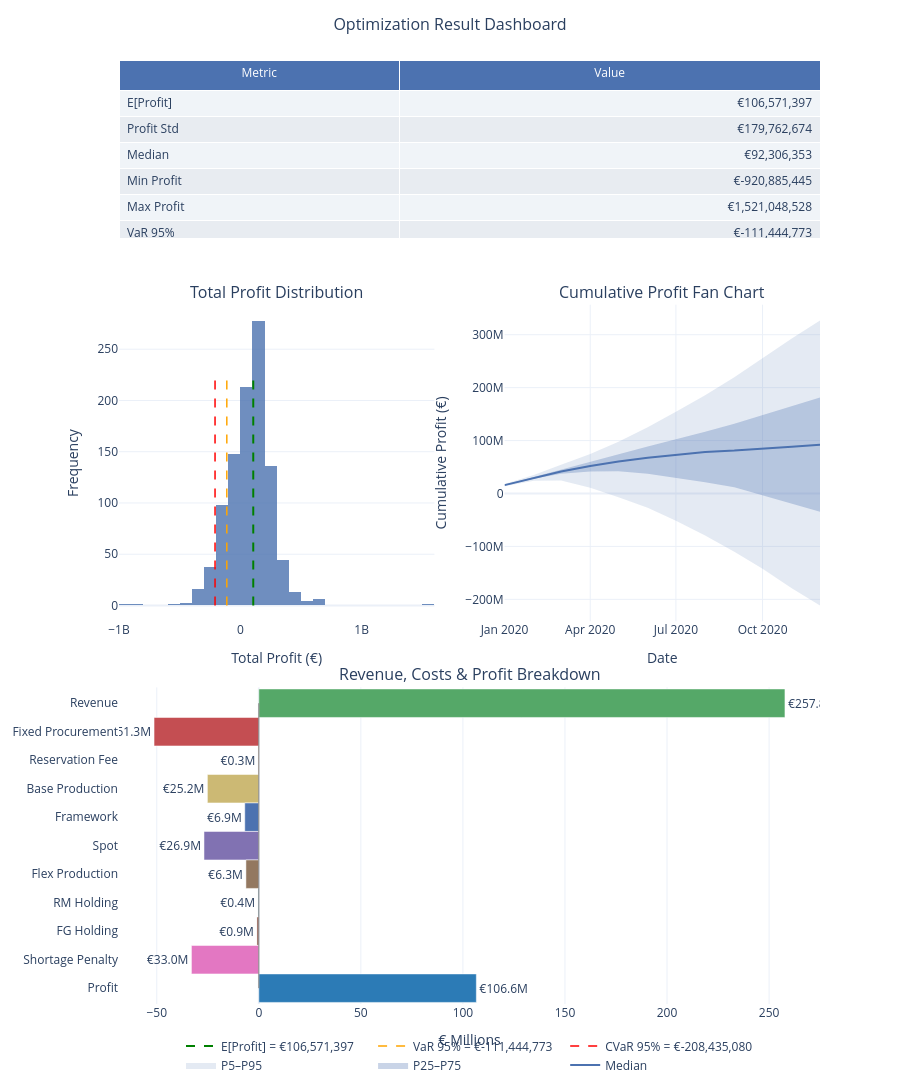
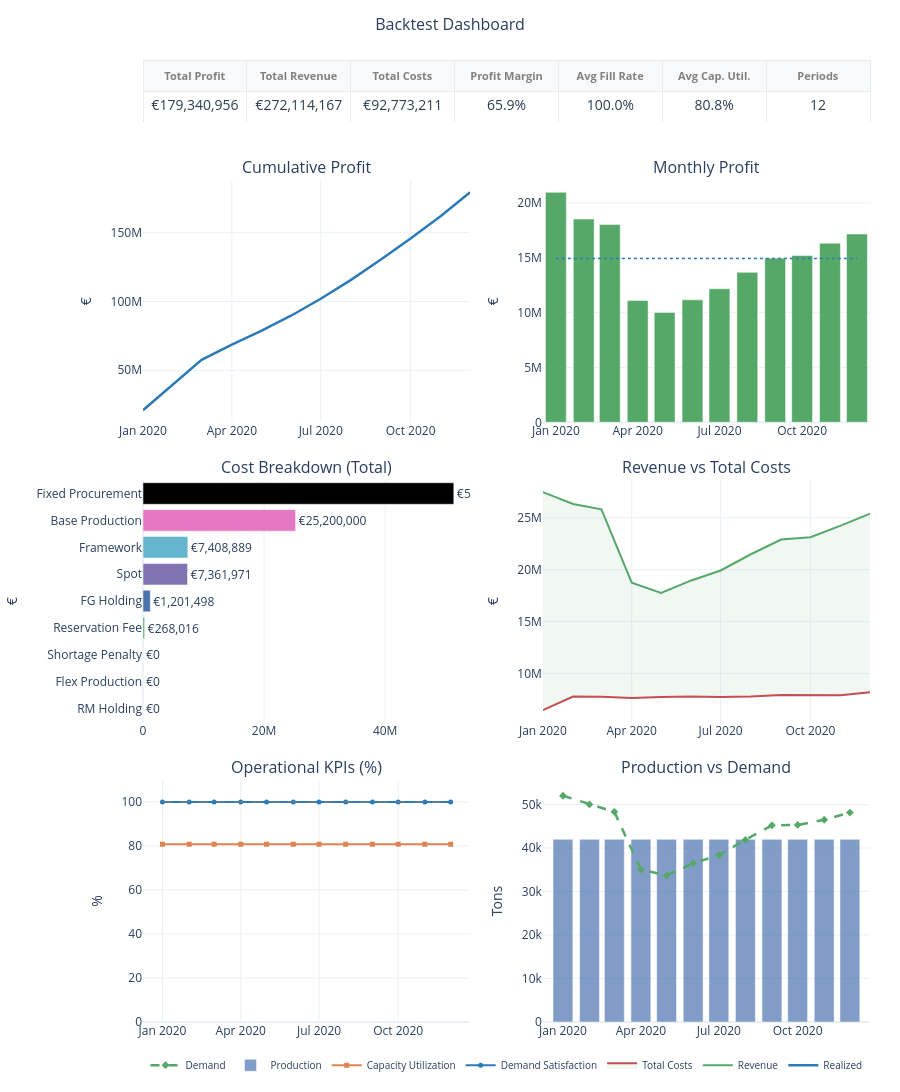

These figures' notebook cell, in order:
### Markdown cell above
## 5. Safety Stock Model (Benchmark)

### Code cell
from optimization import SafetyStockModel, SafetyStockParams

ss_model = SafetyStockModel()

# Traditional planning policy
policy = SafetyStockParams(
    service_level=0.95,        # 95% target fill rate
    fixed_pct=0.60,            # 60% via fixed contracts
    framework_pct=0.25,        # 25% via framework options
    production_smoothing=True, # Level-load production
)

ss_result = ss_model.run(
    scenarios=reduced.scenarios,
    prob=reduced.probabilities,
    variable_mapping={'C': 'c_spot', 'P': 'p_sell'},
    params=ModelParameters(),
    policy=policy,
)

ss_result.plot()


ss_bt = ss_model.backtest(
    decisions=ss_result,
    actual_data=future_data,
    params=ModelParameters(),
    policy=policy,
)

ss_bt.plot()

### Figure 1 — Plotly figure (JSON) as saved in the notebook; plotly's stock layout.template omitted (floating-point values rounded to 4 significant figures; data arrays with more than 128 entries replaced by an {"elided": "..."} marker saying what was removed)
{"data": [{"cells": {"align": ["left", "right"], "fill": {"color": [["#f0f4f8", "#e8ecf1", "#f0f4f8", "#e8ecf1", "#f0f4f8", "#e8ecf1", "#f0f4f8", "#e8ecf1", "#f0f4f8", "#e8ecf1", "#f0f4f8", "#e8ecf1"]]}, "font": {"size": 12}, "height": 26, "values": [["E[Profit]", "Profit Std", "Median", "Min Profit", "Max Profit", "VaR 95%", "CVaR 95%", "VaR 99%", "CVaR 99%", "Sharpe"], ["€106,571,397", "€179,762,674", "€92,306,353", "€-920,885,445", "€1,521,048,528", "€-111,444,773", "€-208,435,080", "€-263,977,333", "€-368,822,834", "0.86"]]}, "columnwidth": [1, 1.5], "domain": {"x": [0, 1], "y": [0.8108, 1]}, "header": {"align": "center", "fill": {"color": "#4C72B0"}, "font": {"color": "white", "size": 12}, "height": 30, "values": ["Metric", "Value"]}, "type": "table"}, {"marker": {"color": "#4C72B0"}, "name": "Profit", "nbinsx": 30, "opacity": 0.8, "showlegend": false, "type": "histogram", "x": {"elided": "1000 float values"}, "xaxis": "x", "yaxis": "y"}, {"line": {"color": "green", "dash": "dash", "width": 2}, "mode": "lines", "name": "E[Profit] = €106,571,397", "type": "scatter", "x": [106600000.0, 106600000.0], "xaxis": "x", "y": [0, 225.8], "yaxis": "y"}, {"line": {"color": "orange", "dash": "dash", "width": 1.5}, "mode": "lines", "name": "VaR 95% = €-111,444,773", "type": "scatter", "x": [-111400000.0, -111400000.0], "xaxis": "x", "y": [0, 225.8], "yaxis": "y"}, {"line": {"color": "red", "dash": "dash", "width": 1.5}, "mode": "lines", "name": "CVaR 95% = €-208,435,080", "type": "scatter", "x": [-208400000.0, -208400000.0], "xaxis": "x", "y": [0, 225.8], "yaxis": "y"}, {"fill": "toself", "fillcolor": "rgba(76,114,176,0.15)", "line": {"width": 0}, "name": "P5–P95", "showlegend": true, "type": "scatter", "x": ["2020-01-01T00:00:00", "2020-02-01T00:00:00", "2020-03-01T00:00:00", "2020-04-01T00:00:00", "2020-05-01T00:00:00", "2020-06-01T00:00:00", "2020-07-01T00:00:00", "2020-08-01T00:00:00", "2020-09-01T00:00:00", "2020-10-01T00:00:00", "2020-11-01T00:00:00", "2020-12-01T00:00:00", "2020-12-01T00:00:00", "2020-11-01T00:00:00", "2020-10-01T00:00:00", "2020-09-01T00:00:00", "2020-08-01T00:00:00", "2020-07-01T00:00:00", "2020-06-01T00:00:00", "2020-05-01T00:00:00", "2020-04-01T00:00:00", "2020-03-01T00:00:00", "2020-02-01T00:00:00", "2020-01-01T00:00:00"], "xaxis": "x2", "y": [17730000.0, 34810000.0, 54050000.0, 74440000.0, 97820000.0, 125100000.0, 154400000.0, 185600000.0, 219500000.0, 255600000.0, 293100000.0, 326800000.0, -211600000.0, -179000000.0, -142200000.0, -110200000.0, -79340000.0, -51640000.0, -26950000.0, -7191000.0, 10970000.0, 24400000.0, 24230000.0, 13490000.0], "yaxis": "y2"}, {"fill": "toself", "fillcolor": "rgba(76,114,176,0.30)", "line": {"width": 0}, "name": "P25–P75", "showlegend": true, "type": "scatter", "x": ["2020-01-01T00:00:00", "2020-02-01T00:00:00", "2020-03-01T00:00:00", "2020-04-01T00:00:00", "2020-05-01T00:00:00", "2020-06-01T00:00:00", "2020-07-01T00:00:00", "2020-08-01T00:00:00", "2020-09-01T00:00:00", "2020-10-01T00:00:00", "2020-11-01T00:00:00", "2020-12-01T00:00:00", "2020-12-01T00:00:00", "2020-11-01T00:00:00", "2020-10-01T00:00:00", "2020-09-01T00:00:00", "2020-08-01T00:00:00", "2020-07-01T00:00:00", "2020-06-01T00:00:00", "2020-05-01T00:00:00", "2020-04-01T00:00:00", "2020-03-01T00:00:00", "2020-02-01T00:00:00", "2020-01-01T00:00:00"], "xaxis": "x2", "y": [16390000.0, 31310000.0, 45670000.0, 59900000.0, 74090000.0, 88610000.0, 102400000.0, 116400000.0, 131900000.0, 148400000.0, 165300000.0, 181300000.0, -34710000.0, -19140000.0, -2845000.0, 11630000.0, 21300000.0, 29970000.0, 37300000.0, 41820000.0, 41400000.0, 37240000.0, 27760000.0, 14990000.0], "yaxis": "y2"}, {"line": {"color": "#4C72B0", "width": 2}, "mode": "lines", "name": "Median", "type": "scatter", "x": ["2020-01-01T00:00:00.000000000", "2020-02-01T00:00:00.000000000", "2020-03-01T00:00:00.000000000", "2020-04-01T00:00:00.000000000", "2020-05-01T00:00:00.000000000", "2020-06-01T00:00:00.000000000", "2020-07-01T00:00:00.000000000", "2020-08-01T00:00:00.000000000", "2020-09-01T00:00:00.000000000", "2020-10-01T00:00:00.000000000", "2020-11-01T00:00:00.000000000", "2020-12-01T00:00:00.000000000"], "xaxis": "x2", "y": [15750000.0, 29590000.0, 41680000.0, 52040000.0, 60440000.0, 67620000.0, 73540000.0, 78580000.0, 81100000.0, 84270000.0, 88470000.0, 92310000.0], "yaxis": "y2"}, {"marker": {"color": ["#55A868", "#C44E52", "#DD8452", "#CCB974", "#4C72B0", "#8172B2", "#937860", "#64B5CD", "#8C564B", "#E377C2", "#2C7BB6"]}, "orientation": "h", "showlegend": false, "text": ["€257.8M", "€51.3M", "€0.3M", "€25.2M", "€6.9M", "€26.9M", "€6.3M", "€0.4M", "€0.9M", "€33.0M", "€106.6M"], "textposition": "outside", "type": "bar", "x": [257.8, -51.33, -0.268, -25.2, -6.882, -26.86, -6.322, -0.4001, -0.9177, -33.02, 106.6], "xaxis": "x3", "y": ["Revenue", "Fixed Procurement", "Reservation Fee", "Base Production", "Framework", "Spot", "Flex Production", "RM Holding", "FG Holding", "Shortage Penalty", "Profit"], "yaxis": "y3"}, {"line": {"color": "gray", "width": 1}, "mode": "lines", "showlegend": false, "type": "scatter", "x": [0, 0], "xaxis": "x3", "y": ["Revenue", "Profit"], "yaxis": "y3"}], "layout": {"annotations": [{"font": {"size": 16}, "showarrow": false, "text": "Total Profit Distribution", "x": 0.225, "xanchor": "center", "xref": "paper", "y": 0.7408, "yanchor": "bottom", "yref": "paper"}, {"font": {"size": 16}, "showarrow": false, "text": "Cumulative Profit Fan Chart", "x": 0.775, "xanchor": "center", "xref": "paper", "y": 0.7408, "yanchor": "bottom", "yref": "paper"}, {"font": {"size": 16}, "showarrow": false, "text": "Revenue, Costs & Profit Breakdown", "x": 0.5, "xanchor": "center", "xref": "paper", "y": 0.3354, "yanchor": "bottom", "yref": "paper"}], "height": 1200, "legend": {"orientation": "h", "x": 0.5, "xanchor": "center", "y": -0.08, "yanchor": "bottom"}, "margin": {"b": 80, "t": 60}, "title": {"font": {"size": 16}, "text": "Optimization Result Dashboard", "x": 0.5}, "xaxis": {"anchor": "y", "domain": [0, 0.45], "title": {"text": "Total Profit (€)"}}, "xaxis2": {"anchor": "y2", "domain": [0.55, 1], "title": {"text": "Date"}}, "xaxis3": {"anchor": "y3", "domain": [0, 1], "title": {"text": "€ Millions"}}, "yaxis": {"anchor": "x", "domain": [0.4054, 0.7408], "title": {"text": "Frequency"}}, "yaxis2": {"anchor": "x2", "domain": [0.4054, 0.7408], "title": {"text": "Cumulative Profit (€)"}}, "yaxis3": {"anchor": "x3", "autorange": "reversed", "domain": [0, 0.3354]}}}

### Figure 2 — Plotly figure (JSON) as saved in the notebook; plotly's stock layout.template omitted (floating-point values rounded to 4 significant figures)
{"data": [{"cells": {"align": "center", "fill": {"color": "white"}, "font": {"color": "#2C3E50", "size": 14}, "height": 32, "line": {"color": "#E9ECEF"}, "values": [["€179,340,956"], ["€272,114,167"], ["€92,773,211"], ["65.9%"], ["100.0%"], ["80.8%"], ["12"]]}, "domain": {"x": [0, 1], "y": [0.935, 1]}, "header": {"align": "center", "fill": {"color": "#F8F9FA"}, "font": {"color": "gray", "size": 11}, "height": 28, "line": {"color": "#E9ECEF"}, "values": ["<b>Total Profit</b>", "<b>Total Revenue</b>", "<b>Total Costs</b>", "<b>Profit Margin</b>", "<b>Avg Fill Rate</b>", "<b>Avg Cap. Util.</b>", "<b>Periods</b>"]}, "type": "table"}, {"line": {"color": "#2C7BB6", "width": 2.5}, "mode": "lines", "name": "Realized", "type": "scatter", "x": ["2020-01-01T00:00:00.000000000", "2020-02-01T00:00:00.000000000", "2020-03-01T00:00:00.000000000", "2020-04-01T00:00:00.000000000", "2020-05-01T00:00:00.000000000", "2020-06-01T00:00:00.000000000", "2020-07-01T00:00:00.000000000", "2020-08-01T00:00:00.000000000", "2020-09-01T00:00:00.000000000", "2020-10-01T00:00:00.000000000", "2020-11-01T00:00:00.000000000", "2020-12-01T00:00:00.000000000"], "xaxis": "x", "y": [20970000.0, 39500000.0, 57530000.0, 68640000.0, 78660000.0, 89830000.0, 102000000.0, 115700000.0, 130600000.0, 145800000.0, 162200000.0, 179300000.0], "yaxis": "y"}, {"marker": {"color": ["#55A868", "#55A868", "#55A868", "#55A868", "#55A868", "#55A868", "#55A868", "#55A868", "#55A868", "#55A868", "#55A868", "#55A868"]}, "name": "Monthly Profit", "showlegend": false, "type": "bar", "x": ["2020-01-01T00:00:00.000000000", "2020-02-01T00:00:00.000000000", "2020-03-01T00:00:00.000000000", "2020-04-01T00:00:00.000000000", "2020-05-01T00:00:00.000000000", "2020-06-01T00:00:00.000000000", "2020-07-01T00:00:00.000000000", "2020-08-01T00:00:00.000000000", "2020-09-01T00:00:00.000000000", "2020-10-01T00:00:00.000000000", "2020-11-01T00:00:00.000000000", "2020-12-01T00:00:00.000000000"], "xaxis": "x2", "y": [20970000.0, 18530000.0, 18030000.0, 11120000.0, 10020000.0, 11160000.0, 12180000.0, 13680000.0, 14960000.0, 15210000.0, 16320000.0, 17170000.0], "yaxis": "y2"}, {"line": {"color": "#2C7BB6", "dash": "dot", "width": 1.5}, "mode": "lines", "name": "Avg = €14,945,080", "showlegend": false, "type": "scatter", "x": ["2020-01-01T00:00:00", "2020-12-01T00:00:00"], "xaxis": "x2", "y": [14950000.0, 14950000.0], "yaxis": "y2"}, {"marker": {"color": ["#C44E52", "#DD8452", "#CCB974", "#55A868", "#4C72B0", "#8172B2", "#64B5CD", "#E377C2"]}, "orientation": "h", "showlegend": false, "text": ["€0", "€0", "€0", "€268,016", "€1,201,498", "€7,361,971", "€7,408,889", "€25,200,000", "€51,332,836"], "textposition": "outside", "type": "bar", "x": [0.0, 0.0, 0.0, 268000.0, 1201000.0, 7362000.0, 7409000.0, 25200000.0, 51330000.0], "xaxis": "x3", "y": ["RM Holding", "Flex Production", "Shortage Penalty", "Reservation Fee", "FG Holding", "Spot", "Framework", "Base Production", "Fixed Procurement"], "yaxis": "y3"}, {"line": {"color": "#55A868", "width": 2}, "mode": "lines", "name": "Revenue", "type": "scatter", "x": ["2020-01-01T00:00:00.000000000", "2020-02-01T00:00:00.000000000", "2020-03-01T00:00:00.000000000", "2020-04-01T00:00:00.000000000", "2020-05-01T00:00:00.000000000", "2020-06-01T00:00:00.000000000", "2020-07-01T00:00:00.000000000", "2020-08-01T00:00:00.000000000", "2020-09-01T00:00:00.000000000", "2020-10-01T00:00:00.000000000", "2020-11-01T00:00:00.000000000", "2020-12-01T00:00:00.000000000"], "xaxis": "x4", "y": [27460000.0, 26320000.0, 25800000.0, 18750000.0, 17760000.0, 18960000.0, 19920000.0, 21480000.0, 22900000.0, 23130000.0, 24240000.0, 25380000.0], "yaxis": "y4"}, {"fill": "tonexty", "fillcolor": "rgba(85,168,104,0.08)", "line": {"color": "#C44E52", "width": 2}, "mode": "lines", "name": "Total Costs", "type": "scatter", "x": ["2020-01-01T00:00:00.000000000", "2020-02-01T00:00:00.000000000", "2020-03-01T00:00:00.000000000", "2020-04-01T00:00:00.000000000", "2020-05-01T00:00:00.000000000", "2020-06-01T00:00:00.000000000", "2020-07-01T00:00:00.000000000", "2020-08-01T00:00:00.000000000", "2020-09-01T00:00:00.000000000", "2020-10-01T00:00:00.000000000", "2020-11-01T00:00:00.000000000", "2020-12-01T00:00:00.000000000"], "xaxis": "x4", "y": [6490000.0, 7789000.0, 7774000.0, 7639000.0, 7747000.0, 7797000.0, 7744000.0, 7804000.0, 7936000.0, 7920000.0, 7919000.0, 8214000.0], "yaxis": "y4"}, {"line": {"color": "#2C7BB6", "width": 2}, "marker": {"size": 5}, "mode": "lines+markers", "name": "Demand Satisfaction", "type": "scatter", "x": ["2020-01-01T00:00:00.000000000", "2020-02-01T00:00:00.000000000", "2020-03-01T00:00:00.000000000", "2020-04-01T00:00:00.000000000", "2020-05-01T00:00:00.000000000", "2020-06-01T00:00:00.000000000", "2020-07-01T00:00:00.000000000", "2020-08-01T00:00:00.000000000", "2020-09-01T00:00:00.000000000", "2020-10-01T00:00:00.000000000", "2020-11-01T00:00:00.000000000", "2020-12-01T00:00:00.000000000"], "xaxis": "x5", "y": [100.0, 100.0, 100.0, 100.0, 100.0, 100.0, 100.0, 100.0, 100.0, 100.0, 100.0, 100.0], "yaxis": "y5"}, {"line": {"color": "#DD8452", "width": 2}, "marker": {"size": 5, "symbol": "square"}, "mode": "lines+markers", "name": "Capacity Utilization", "type": "scatter", "x": ["2020-01-01T00:00:00.000000000", "2020-02-01T00:00:00.000000000", "2020-03-01T00:00:00.000000000", "2020-04-01T00:00:00.000000000", "2020-05-01T00:00:00.000000000", "2020-06-01T00:00:00.000000000", "2020-07-01T00:00:00.000000000", "2020-08-01T00:00:00.000000000", "2020-09-01T00:00:00.000000000", "2020-10-01T00:00:00.000000000", "2020-11-01T00:00:00.000000000", "2020-12-01T00:00:00.000000000"], "xaxis": "x5", "y": [80.77, 80.77, 80.77, 80.77, 80.77, 80.77, 80.77, 80.77, 80.77, 80.77, 80.77, 80.77], "yaxis": "y5"}, {"hoverinfo": "skip", "line": {"color": "gray", "dash": "dash", "width": 1}, "mode": "lines", "showlegend": false, "type": "scatter", "x": ["2020-01-01T00:00:00", "2020-12-01T00:00:00"], "xaxis": "x5", "y": [100, 100], "yaxis": "y5"}, {"marker": {"color": "rgba(76,114,176,0.7)"}, "name": "Production", "type": "bar", "x": ["2020-01-01T00:00:00.000000000", "2020-02-01T00:00:00.000000000", "2020-03-01T00:00:00.000000000", "2020-04-01T00:00:00.000000000", "2020-05-01T00:00:00.000000000", "2020-06-01T00:00:00.000000000", "2020-07-01T00:00:00.000000000", "2020-08-01T00:00:00.000000000", "2020-09-01T00:00:00.000000000", "2020-10-01T00:00:00.000000000", "2020-11-01T00:00:00.000000000", "2020-12-01T00:00:00.000000000"], "xaxis": "x6", "y": [42000.0, 42000.0, 42000.0, 42000.0, 42000.0, 42000.0, 42000.0, 42000.0, 42000.0, 42000.0, 42000.0, 42000.0], "yaxis": "y6"}, {"line": {"color": "#55A868", "dash": "dash", "width": 2.5}, "marker": {"size": 6, "symbol": "diamond"}, "mode": "lines+markers", "name": "Demand", "type": "scatter", "x": ["2020-01-01T00:00:00.000000000", "2020-02-01T00:00:00.000000000", "2020-03-01T00:00:00.000000000", "2020-04-01T00:00:00.000000000", "2020-05-01T00:00:00.000000000", "2020-06-01T00:00:00.000000000", "2020-07-01T00:00:00.000000000", "2020-08-01T00:00:00.000000000", "2020-09-01T00:00:00.000000000", "2020-10-01T00:00:00.000000000", "2020-11-01T00:00:00.000000000", "2020-12-01T00:00:00.000000000"], "xaxis": "x6", "y": [52020.0, 50030.0, 48320.0, 35070.0, 33670.0, 36500.0, 38350.0, 41870.0, 45230.0, 45300.0, 46500.0, 48140.0], "yaxis": "y6"}], "layout": {"annotations": [{"font": {"size": 16}, "showarrow": false, "text": "Cumulative Profit", "x": 0.225, "xanchor": "center", "xref": "paper", "y": 0.875, "yanchor": "bottom", "yref": "paper"}, {"font": {"size": 16}, "showarrow": false, "text": "Monthly Profit", "x": 0.775, "xanchor": "center", "xref": "paper", "y": 0.875, "yanchor": "bottom", "yref": "paper"}, {"font": {"size": 16}, "showarrow": false, "text": "Cost Breakdown (Total)", "x": 0.225, "xanchor": "center", "xref": "paper", "y": 0.5634, "yanchor": "bottom", "yref": "paper"}, {"font": {"size": 16}, "showarrow": false, "text": "Revenue vs Total Costs", "x": 0.775, "xanchor": "center", "xref": "paper", "y": 0.5634, "yanchor": "bottom", "yref": "paper"}, {"font": {"size": 16}, "showarrow": false, "text": "Operational KPIs (%)", "x": 0.225, "xanchor": "center", "xref": "paper", "y": 0.2517, "yanchor": "bottom", "yref": "paper"}, {"font": {"size": 16}, "showarrow": false, "text": "Production vs Demand", "x": 0.775, "xanchor": "center", "xref": "paper", "y": 0.2517, "yanchor": "bottom", "yref": "paper"}], "height": 1200, "legend": {"font": {"size": 10}, "orientation": "h", "x": 0.5, "xanchor": "center", "y": -0.06, "yanchor": "bottom"}, "margin": {"b": 60, "l": 60, "r": 30, "t": 60}, "title": {"font": {"size": 16}, "text": "Backtest Dashboard", "x": 0.5}, "xaxis": {"anchor": "y", "domain": [0, 0.45]}, "xaxis2": {"anchor": "y2", "domain": [0.55, 1]}, "xaxis3": {"anchor": "y3", "domain": [0, 0.45]}, "xaxis4": {"anchor": "y4", "domain": [0.55, 1]}, "xaxis5": {"anchor": "y5", "domain": [0, 0.45]}, "xaxis6": {"anchor": "y6", "domain": [0.55, 1]}, "yaxis": {"anchor": "x", "domain": [0.6234, 0.875], "title": {"text": "€"}}, "yaxis2": {"anchor": "x2", "domain": [0.6234, 0.875], "title": {"text": "€"}}, "yaxis3": {"anchor": "x3", "domain": [0.3117, 0.5634], "title": {"text": "€"}}, "yaxis4": {"anchor": "x4", "domain": [0.3117, 0.5634], "title": {"text": "€"}}, "yaxis5": {"anchor": "x5", "domain": [0, 0.2517], "range": [0, 110], "title": {"text": "%"}}, "yaxis6": {"anchor": "x6", "domain": [0, 0.2517], "title": {"text": "Tons"}}}}
